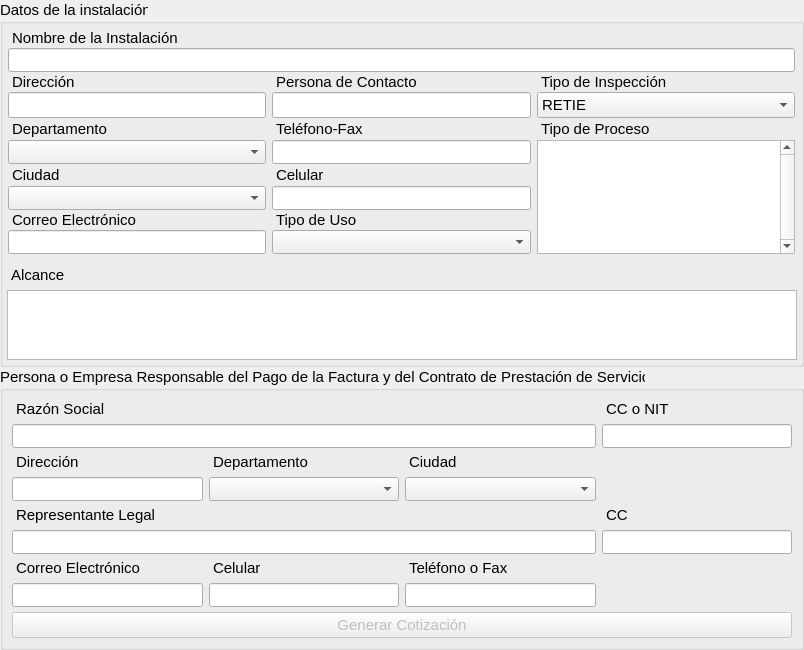
         <widget class="QWidget" name="scrollAreaWidgetContents">
          <property name="geometry">
           <rect>
            <x>0</x>
            <y>0</y>
            <width>804</width>
            <height>650</height>
           </rect>
          </property>
          <property name="minimumSize">
           <size>
            <width>0</width>
            <height>650</height>
           </size>
          </property>
          <layout class="QGridLayout" name="gridLayout_3">
           <property name="leftMargin">
            <number>0</number>
           </property>
           <property name="topMargin">
            <number>0</number>
           </property>
           <property name="rightMargin">
            <number>0</number>
           </property>
           <property name="bottomMargin">
            <number>0</number>
           </property>
           <property name="spacing">
            <number>0</number>
           </property>
           <item row="7" column="0" colspan="2">
            <widget class="QGroupBox" name="thirdPartyGroupBox">
             <property name="sizePolicy">
              <sizepolicy hsizetype="Expanding" vsizetype="Preferred">
               <horstretch>0</horstretch>
               <verstretch>0</verstretch>
              </sizepolicy>
             </property>
             <property name="minimumSize">
              <size>
               <width>0</width>
               <height>0</height>
              </size>
             </property>
             <property name="maximumSize">
              <size>
               <width>16777215</width>
               <height>16777215</height>
              </size>
             </property>
             <property name="font">
              <font>
               <pointsize>11</pointsize>
              </font>
             </property>
             <property name="title">
              <string>Persona o Empresa Responsable del Pago de la Factura y del Contrato de Prestación de Servicios</string>
             </property>
             <layout class="QGridLayout" name="gridLayout_15">
              <item row="0" column="0">
               <layout class="QGridLayout" name="gridLayout_2" rowstretch="0,0,0,0,0,0,0,0">
                <property name="bottomMargin">
                 <number>0</number>
                </property>
                <property name="spacing">
                 <number>6</number>
                </property>
                <item row="0" column="0" colspan="3">
                 <widget class="QLabel" name="label_15">
                  <property name="font">
                   <font>
                    <pointsize>11</pointsize>
                   </font>
                  </property>
                  <property name="text">
                   <string>Razón Social</string>
                  </property>
                  <property name="indent">
                   <number>4</number>
                  </property>
                 </widget>
                </item>
                <item row="0" column="3">
                 <widget class="QLabel" name="label_18">
                  <property name="font">
                   <font>
                    <pointsize>11</pointsize>
                   </font>
                  </property>
                  <property name="text">
                   <string>CC o NIT</string>
                  </property>
                  <property name="indent">
                   <number>4</number>
                  </property>
                 </widget>
                </item>
                <item row="1" column="0" colspan="3">
                 <widget class="QLineEdit" name="thrdNameLineEdit">
                  <property name="minimumSize">
                   <size>
                    <width>0</width>
                    <height>24</height>
                   </size>
                  </property>
                  <property name="text">
                   <string/>
                  </property>
                 </widget>
                </item>
                <item row="1" column="3">
                 <widget class="QLineEdit" name="thrdNitLineEdit">
                  <property name="minimumSize">
                   <size>
                    <width>0</width>
                    <height>24</height>
                   </size>
                  </property>
                  <property name="text">
                   <string/>
                  </property>
                 </widget>
                </item>
                <item row="2" column="0">
                 <widget class="QLabel" name="label_16">
                  <property name="font">
                   <font>
                    <pointsize>11</pointsize>
                   </font>
                  </property>
                  <property name="text">
                   <string>Dirección</string>
                  </property>
                  <property name="indent">
                   <number>4</number>
                  </property>
                 </widget>
                </item>
                <item row="2" column="1">
                 <widget class="QLabel" name="label_19">
                  <property name="font">
                   <font>
                    <pointsize>11</pointsize>
                   </font>
                  </property>
                  <property name="text">
                   <string>Departamento</string>
                  </property>
                  <property name="indent">
                   <number>4</number>
                  </property>
                 </widget>
                </item>
                <item row="2" column="2">
                 <widget class="QLabel" name="label_21">
                  <property name="font">
                   <font>
                    <pointsize>11</pointsize>
                   </font>
                  </property>
                  <property name="text">
                   <string>Ciudad</string>
                  </property>
                  <property name="indent">
                   <number>4</number>
                  </property>
                 </widget>
                </item>
                <item row="3" column="0">
                 <widget class="QLineEdit" name="thrdAddressLineEdit">
                  <property name="minimumSize">
                   <size>
                    <width>0</width>
                    <height>24</height>
                   </size>
                  </property>
                  <property name="text">
                   <string/>
                  </property>
                 </widget>
                </item>
                <item row="3" column="2">
                 <widget class="QComboBox" name="thrdCityComboBox">
                  <property name="minimumSize">
                   <size>
                    <width>0</width>
                    <height>24</height>
                   </size>
                  </property>
                 </widget>
                </item>
                <item row="4" column="3">
                 <widget class="QLabel" name="label_20">
                  <property name="font">
                   <font>
                    <pointsize>11</pointsize>
                   </font>
                  </property>
                  <property name="text">
                   <string>CC</string>
                  </property>
                  <property name="indent">
                   <number>4</number>
                  </property>
                 </widget>
                </item>
                <item row="4" column="0" colspan="3">
                 <widget class="QLabel" name="label_17">
                  <property name="text">
                   <string>Representante Legal</string>
                  </property>
                  <property name="indent">
                   <number>4</number>
                  </property>
                 </widget>
                </item>
                <item row="5" column="0" colspan="3">
                 <widget class="QLineEdit" name="thrdRepLineEdit">
                  <property name="minimumSize">
                   <size>
                    <width>0</width>
                    <height>24</height>
                   </size>
                  </property>
                  <property name="text">
                   <string/>
                  </property>
                 </widget>
                </item>
                <item row="5" column="3">
                 <widget class="QLineEdit" name="thrdRepIdLineEdit">
                  <property name="minimumSize">
                   <size>
                    <width>0</width>
                    <height>24</height>
                   </size>
                  </property>
                  <property name="text">
                   <string/>
                  </property>
                 </widget>
                </item>
                <item row="6" column="0">
                 <widget class="QLabel" name="label_22">
                  <property name="font">
                   <font>
                    <pointsize>11</pointsize>
                   </font>
                  </property>
                  <property name="text">
                   <string>Correo Electrónico</string>
                  </property>
                  <property name="indent">
                   <number>4</number>
                  </property>
                 </widget>
                </item>
                <item row="6" column="1">
                 <widget class="QLabel" name="label_23">
                  <property name="font">
                   <font>
                    <pointsize>11</pointsize>
                   </font>
                  </property>
                  <property name="text">
                   <string>Celular</string>
                  </property>
                  <property name="indent">
                   <number>4</number>
                  </property>
                 </widget>
                </item>
                <item row="6" column="2">
                 <widget class="QLabel" name="label_24">
                  <property name="font">
                   <font>
                    <pointsize>11</pointsize>
                   </font>
                  </property>
                  <property name="text">
                   <string>Teléfono o Fax</string>
                  </property>
                  <property name="indent">
                   <number>4</number>
                  </property>
                 </widget>
                </item>
                <item row="7" column="0">
                 <widget class="QLineEdit" name="thrdMailLineEdit">
                  <property name="minimumSize">
                   <size>
                    <width>0</width>
                    <height>24</height>
                   </size>
                  </property>
                  <property name="text">
                   <string/>
                  </property>
                 </widget>
                </item>
                <item row="7" column="1">
                 <widget class="QLineEdit" name="thrdPhoneLineEdit">
                  <property name="minimumSize">
                   <size>
                    <width>0</width>
                    <height>24</height>
                   </size>
                  </property>
                  <property name="text">
                   <string/>
                  </property>
                 </widget>
                </item>
                <item row="7" column="2">
                 <widget class="QLineEdit" name="thrdFaxLineEdit">
                  <property name="minimumSize">
                   <size>
                    <width>0</width>
                    <height>24</height>
                   </size>
                  </property>
                  <property name="text">
                   <string/>
                  </property>
                 </widget>
                </item>
                <item row="3" column="1">
                 <widget class="QComboBox" name="thrdStateComboBox">
                  <property name="minimumSize">
                   <size>
                    <width>0</width>
                    <height>24</height>
                   </size>
                  </property>
                 </widget>
                </item>
               </layout>
              </item>
              <item row="1" column="0">
               <widget class="QPushButton" name="quotGenButton">
                <property name="enabled">
                 <bool>false</bool>
                </property>
                <property name="text">
                 <string>Generar Cotización</string>
                </property>
                <property name="icon">
                 <iconset resource="../resources/resources.qrc">
                  <normaloff>:/icons/icons/generate.png</normaloff>:/icons/icons/generate.png</iconset>
                </property>
               </widget>
              </item>
             </layout>
            </widget>
           </item>
           <item row="2" column="0" rowspan="2">
            <widget class="QGroupBox" name="instalationGroupBox">
             <property name="sizePolicy">
              <sizepolicy hsizetype="Expanding" vsizetype="Preferred">
               <horstretch>0</horstretch>
               <verstretch>0</verstretch>
              </sizepolicy>
             </property>
             <property name="minimumSize">
              <size>
               <width>0</width>
               <height>0</height>
              </size>
             </property>
             <property name="maximumSize">
              <size>
               <width>16777215</width>
               <height>16777215</height>
              </size>
             </property>
             <property name="font">
              <font>
               <pointsize>11</pointsize>
              </font>
             </property>
             <property name="title">
              <string>Datos de la instalación</string>
             </property>
             <layout class="QGridLayout" name="gridLayout_14">
              <property name="leftMargin">
               <number>4</number>
              </property>
              <property name="topMargin">
               <number>4</number>
              </property>
              <property name="rightMargin">
               <number>4</number>
              </property>
              <property name="bottomMargin">
               <number>4</number>
              </property>
              <item row="4" column="0">
               <widget class="QTextEdit" name="quotScopeTextEdit">
                <property name="maximumSize">
                 <size>
                  <width>16777215</width>
                  <height>200</height>
                 </size>
                </property>
                <property name="font">
                 <font>
                  <pointsize>11</pointsize>
                 </font>
                </property>
                <property name="frameShape">
                 <enum>QFrame::StyledPanel</enum>
                </property>
                <property name="frameShadow">
                 <enum>QFrame::Sunken</enum>
                </property>
                <property name="lineWidth">
                 <number>1</number>
                </property>
                <property name="midLineWidth">
                 <number>0</number>
                </property>
                <property name="tabChangesFocus">
                 <bool>true</bool>
                </property>
                <property name="html">
                 <string notr="true">&lt;!DOCTYPE HTML PUBLIC &quot;-//W3C//DTD HTML 4.0//EN&quot; &quot;http://www.w3.org/TR/REC-html40/strict.dtd&quot;&gt;
&lt;html&gt;&lt;head&gt;&lt;meta name=&quot;qrichtext&quot; content=&quot;1&quot; /&gt;&lt;style type=&quot;text/css&quot;&gt;
p, li { white-space: pre-wrap; }
&lt;/style&gt;&lt;/head&gt;&lt;body style=&quot; font-family:'Ubuntu'; font-size:11pt; font-weight:400; font-style:normal;&quot;&gt;
&lt;p style=&quot; margin-top:0px; margin-bottom:0px; margin-left:0px; margin-right:0px; -qt-block-indent:0; text-indent:0px;&quot;&gt;&lt;span style=&quot; font-family:'DejaVu Sans'; font-size:12pt;&quot;&gt;&lt;br /&gt;&lt;/span&gt;&lt;/p&gt;&lt;/body&gt;&lt;/html&gt;</string>
                </property>
                <property name="acceptRichText">
                 <bool>false</bool>
                </property>
               </widget>
              </item>
              <item row="2" column="0">
               <layout class="QGridLayout" name="gridLayout_12">
                <property name="sizeConstraint">
                 <enum>QLayout::SetDefaultConstraint</enum>
                </property>
                <property name="leftMargin">
                 <number>1</number>
                </property>
                <property name="topMargin">
                 <number>1</number>
                </property>
                <property name="rightMargin">
                 <number>2</number>
                </property>
                <property name="bottomMargin">
                 <number>6</number>
                </property>
                <property name="horizontalSpacing">
                 <number>6</number>
                </property>
                <property name="verticalSpacing">
                 <number>1</number>
                </property>
                <item row="2" column="2">
                 <widget class="QLabel" name="label_39">
                  <property name="font">
                   <font>
                    <pointsize>11</pointsize>
                   </font>
                  </property>
                  <property name="text">
                   <string>Tipo de Inspección</string>
                  </property>
                  <property name="indent">
                   <number>4</number>
                  </property>
                 </widget>
                </item>
                <item row="3" column="2">
                 <widget class="QComboBox" name="inspecTypeComboBox">
                  <item>
                   <property name="text">
                    <string>RETIE</string>
                   </property>
                  </item>
                  <item>
                   <property name="text">
                    <string>RETILAP</string>
                   </property>
                  </item>
                  <item>
                   <property name="text">
                    <string>NORMAS VOLUNTARIAS</string>
                   </property>
                  </item>
                 </widget>
                </item>
                <item row="2" column="0">
                 <widget class="QLabel" name="label_3">
                  <property name="font">
                   <font>
                    <pointsize>11</pointsize>
                   </font>
                  </property>
                  <property name="text">
                   <string>Dirección</string>
                  </property>
                  <property name="indent">
                   <number>4</number>
                  </property>
                 </widget>
                </item>
                <item row="0" column="0" colspan="3">
                 <widget class="QLabel" name="label">
                  <property name="font">
                   <font>
                    <pointsize>11</pointsize>
                   </font>
                  </property>
                  <property name="text">
                   <string>Nombre de la Instalación</string>
                  </property>
                  <property name="indent">
                   <number>4</number>
                  </property>
                 </widget>
                </item>
                <item row="3" column="0">
                 <widget class="QLineEdit" name="quotAddressLineEdit">
                  <property name="minimumSize">
                   <size>
                    <width>200</width>
                    <height>24</height>
                   </size>
                  </property>
                  <property name="text">
                   <string/>
                  </property>
                 </widget>
                </item>
                <item row="1" column="0" colspan="3">
                 <widget class="QLineEdit" name="quotNameLineEdit">
                  <property name="minimumSize">
                   <size>
                    <width>480</width>
                    <height>24</height>
                   </size>
                  </property>
                  <property name="text">
                   <string/>
                  </property>
                 </widget>
                </item>
                <item row="4" column="0">
                 <widget class="QLabel" name="label_5">
                  <property name="font">
                   <font>
                    <pointsize>11</pointsize>
                   </font>
                  </property>
                  <property name="text">
                   <string>Departamento</string>
                  </property>
                  <property name="indent">
                   <number>4</number>
                  </property>
                 </widget>
                </item>
                <item row="5" column="0">
                 <widget class="QComboBox" name="quotStateComboBox">
                  <property name="minimumSize">
                   <size>
                    <width>0</width>
                    <height>24</height>
                   </size>
                  </property>
                 </widget>
                </item>
                <item row="2" column="1">
                 <widget class="QLabel" name="label_4">
                  <property name="font">
                   <font>
                    <pointsize>11</pointsize>
                   </font>
                  </property>
                  <property name="text">
                   <string>Persona de Contacto</string>
                  </property>
                  <property name="indent">
                   <number>4</number>
                  </property>
                 </widget>
                </item>
                <item row="3" column="1">
                 <widget class="QLineEdit" name="quotContactLineEdit">
                  <property name="minimumSize">
                   <size>
                    <width>0</width>
                    <height>24</height>
                   </size>
                  </property>
                  <property name="text">
                   <string/>
                  </property>
                 </widget>
                </item>
                <item row="6" column="0">
                 <widget class="QLabel" name="label_6">
                  <property name="minimumSize">
                   <size>
                    <width>0</width>
                    <height>20</height>
                   </size>
                  </property>
                  <property name="font">
                   <font>
                    <pointsize>11</pointsize>
                   </font>
                  </property>
                  <property name="text">
                   <string>Ciudad</string>
                  </property>
                  <property name="indent">
                   <number>4</number>
                  </property>
                 </widget>
                </item>
                <item row="7" column="0">
                 <widget class="QComboBox" name="quotCityComboBox">
                  <property name="minimumSize">
                   <size>
                    <width>0</width>
                    <height>24</height>
                   </size>
                  </property>
                 </widget>
                </item>
                <item row="4" column="1">
                 <widget class="QLabel" name="label_10">
                  <property name="font">
                   <font>
                    <pointsize>11</pointsize>
                   </font>
                  </property>
                  <property name="text">
                   <string>Teléfono-Fax</string>
                  </property>
                  <property name="indent">
                   <number>4</number>
                  </property>
                 </widget>
                </item>
                <item row="5" column="1">
                 <widget class="QLineEdit" name="quotFaxLineEdit">
                  <property name="minimumSize">
                   <size>
                    <width>0</width>
                    <height>24</height>
                   </size>
                  </property>
                  <property name="maximumSize">
                   <size>
                    <width>16777215</width>
                    <height>16777215</height>
                   </size>
                  </property>
                  <property name="text">
                   <string/>
                  </property>
                 </widget>
                </item>
                <item row="6" column="1">
                 <widget class="QLabel" name="label_8">
                  <property name="minimumSize">
                   <size>
                    <width>0</width>
                    <height>0</height>
                   </size>
                  </property>
                  <property name="font">
                   <font>
                    <pointsize>11</pointsize>
                   </font>
                  </property>
                  <property name="text">
                   <string>Celular</string>
                  </property>
                  <property name="indent">
                   <number>4</number>
                  </property>
                 </widget>
                </item>
                <item row="7" column="1">
                 <widget class="QLineEdit" name="quotPhoneLineEdit">
                  <property name="minimumSize">
                   <size>
                    <width>0</width>
                    <height>24</height>
                   </size>
                  </property>
                  <property name="text">
                   <string/>
                  </property>
                 </widget>
                </item>
                <item row="8" column="0">
                 <widget class="QLabel" name="label_7">
                  <property name="font">
                   <font>
                    <pointsize>11</pointsize>
                   </font>
                  </property>
                  <property name="text">
                   <string>Correo Electrónico</string>
                  </property>
                  <property name="indent">
                   <number>4</number>
                  </property>
                 </widget>
                </item>
                <item row="8" column="1">
                 <widget class="QLabel" name="label_12">
                  <property name="font">
                   <font>
                    <pointsize>11</pointsize>
                   </font>
                  </property>
                  <property name="text">
                   <string>Tipo de Uso</string>
                  </property>
                  <property name="indent">
                   <number>4</number>
                  </property>
                 </widget>
                </item>
                <item row="9" column="0" rowspan="3">
                 <widget class="QLineEdit" name="quotMailLineEdit">
                  <property name="minimumSize">
                   <size>
                    <width>0</width>
                    <height>24</height>
                   </size>
                  </property>
                  <property name="maximumSize">
                   <size>
                    <width>16777215</width>
                    <height>16777215</height>
                   </size>
                  </property>
                  <property name="text">
                   <string/>
                  </property>
                 </widget>
                </item>
                <item row="9" column="1" rowspan="3">
                 <widget class="QComboBox" name="useTypeComboBox">
                  <property name="minimumSize">
                   <size>
                    <width>0</width>
                    <height>24</height>
                   </size>
                  </property>
                  <property name="maximumSize">
                   <size>
                    <width>16777215</width>
                    <height>16777215</height>
                   </size>
                  </property>
                 </widget>
                </item>
                <item row="4" column="2">
                 <widget class="QLabel" name="label_11">
                  <property name="minimumSize">
                   <size>
                    <width>0</width>
                    <height>20</height>
                   </size>
                  </property>
                  <property name="font">
                   <font>
                    <pointsize>11</pointsize>
                   </font>
                  </property>
                  <property name="text">
                   <string>Tipo de Proceso</string>
                  </property>
                  <property name="indent">
                   <number>4</number>
                  </property>
                 </widget>
                </item>
                <item row="5" column="2" rowspan="7">
                 <widget class="QListWidget" name="processesListWidget">
                  <property name="palette">
                   <palette>
                    <active>
                     <colorrole role="Highlight">
                      <brush brushstyle="SolidPattern">
                       <color alpha="255">
                        <red>48</red>
                        <green>103</green>
                        <blue>158</blue>
                       </color>
                      </brush>
                     </colorrole>
                    </active>
                    <inactive>
                     <colorrole role="Highlight">
                      <brush brushstyle="SolidPattern">
                       <color alpha="255">
                        <red>132</red>
                        <green>160</green>
                        <blue>184</blue>
                       </color>
                      </brush>
                     </colorrole>
                    </inactive>
                    <disabled>
                     <colorrole role="Highlight">
                      <brush brushstyle="SolidPattern">
                       <color alpha="255">
                        <red>155</red>
                        <green>155</green>
                        <blue>155</blue>
                       </color>
                      </brush>
                     </colorrole>
                    </disabled>
                   </palette>
                  </property>
                  <property name="font">
                   <font>
                    <pointsize>11</pointsize>
                   </font>
                  </property>
                  <property name="verticalScrollBarPolicy">
                   <enum>Qt::ScrollBarAlwaysOn</enum>
                  </property>
                  <property name="alternatingRowColors">
                   <bool>false</bool>
                  </property>
                  <property name="selectionMode">
                   <enum>QAbstractItemView::ExtendedSelection</enum>
                  </property>
                 </widget>
                </item>
               </layout>
              </item>
              <item row="3" column="0">
               <widget class="QLabel" name="label_29">
                <property name="font">
                 <font>
                  <pointsize>11</pointsize>
                 </font>
                </property>
                <property name="text">
                 <string>Alcance</string>
                </property>
                <property name="indent">
                 <number>4</number>
                </property>
               </widget>
              </item>
             </layout>
            </widget>
           </item>
          </layout>
         </widget>
